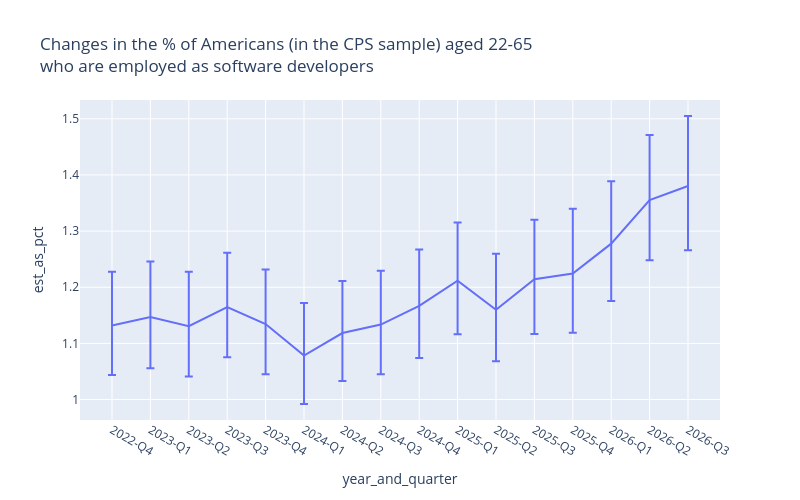

Write notebook code for a chart like this one.
### Code cell
chart_height = 500
chart_width = 800
fig = px.line(swe_employment_year_and_quarter_props.query(
"employed_as_software_developer == '1'"), x = reference_period,
y = 'est_as_pct', error_y = 'error_upper_as_pct', error_y_minus = 'error_lower_as_pct',
title = 'Changes in the % of Americans (in the CPS sample) aged 22-65<br>\
who are employed as software developers', height = chart_height, width = chart_width)
fig

### Figure 1 — Plotly figure (JSON) as saved in the notebook; plotly's stock layout.template omitted (floating-point values rounded to 4 significant figures)
{"data": [{"error_y": {"array": [0.09551, 0.09893, 0.09704, 0.09694, 0.09711, 0.09356, 0.09254, 0.09578, 0.1006, 0.1036, 0.09968, 0.106, 0.1152, 0.1111, 0.116, 0.1246], "arrayminus": [0.08816, 0.09116, 0.08945, 0.08957, 0.08953, 0.08616, 0.08554, 0.0884, 0.09266, 0.09553, 0.09187, 0.0976, 0.1054, 0.1023, 0.107, 0.1144]}, "hovertemplate": "year_and_quarter=%{x}<br>est_as_pct=%{y}<extra></extra>", "legendgroup": "", "line": {"color": "#636efa", "dash": "solid"}, "marker": {"symbol": "circle"}, "mode": "lines", "name": "", "orientation": "v", "showlegend": false, "type": "scatter", "x": ["2022-Q4", "2023-Q1", "2023-Q2", "2023-Q3", "2023-Q4", "2024-Q1", "2024-Q2", "2024-Q3", "2024-Q4", "2025-Q1", "2025-Q2", "2025-Q3", "2025-Q4", "2026-Q1", "2026-Q2", "2026-Q3"], "xaxis": "x", "y": [1.132, 1.147, 1.131, 1.165, 1.135, 1.078, 1.118, 1.134, 1.167, 1.212, 1.16, 1.214, 1.224, 1.278, 1.355, 1.38], "yaxis": "y"}], "layout": {"height": 500, "legend": {"tracegroupgap": 0}, "title": {"text": "Changes in the % of Americans (in the CPS sample) aged 22-65<br>who are employed as software developers"}, "width": 800, "xaxis": {"anchor": "y", "domain": [0, 1], "title": {"text": "year_and_quarter"}}, "yaxis": {"anchor": "x", "domain": [0, 1], "title": {"text": "est_as_pct"}}}}
